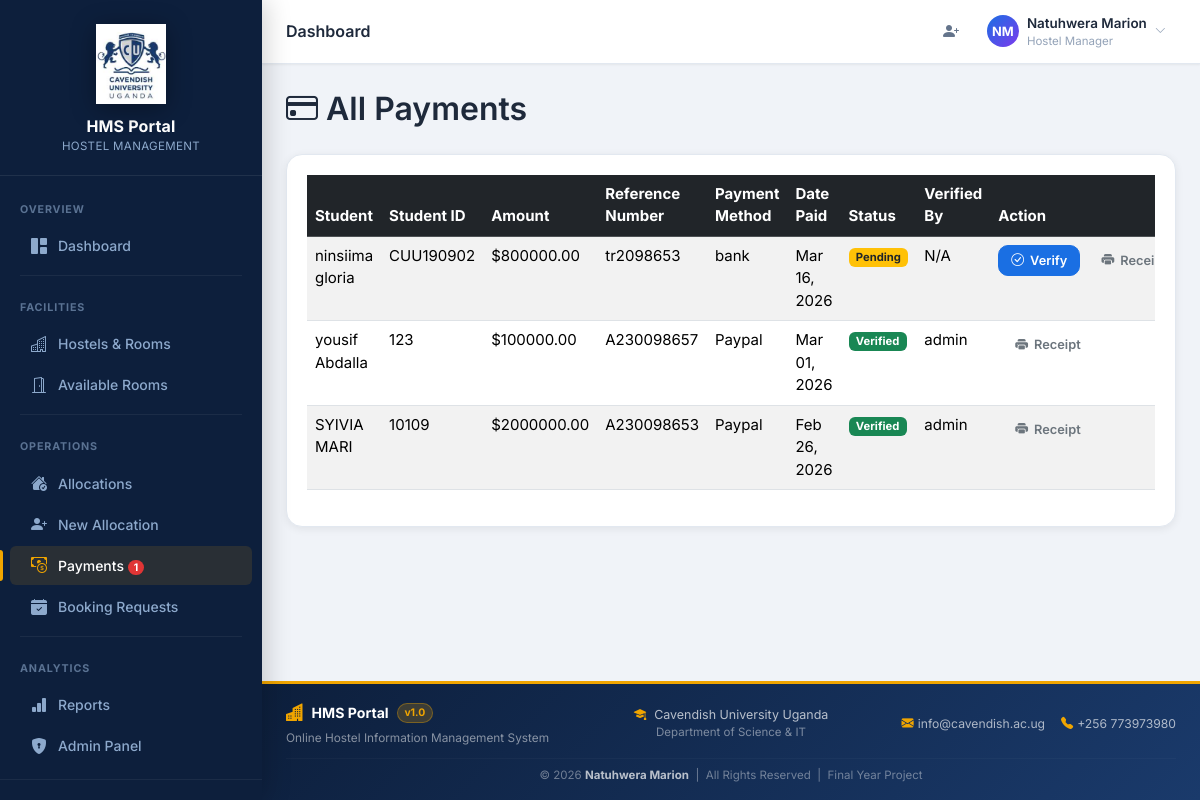
Page /payments/ (signed in) on the committed database.
### users/models.py (models this page shows, shortened)
class CustomUser(AbstractUser):
    is_student = models.BooleanField(default=False, help_text="Designates if user is a student")
    is_manager = models.BooleanField(default=False, help_text="Designates if user is a hostel manager/admin")
    department = models.CharField(max_length=100, blank=True, null=True)
    level = models.CharField(max_length=20, blank=True, null=True, help_text="e.g., 100, 200, 300, 400")
    phone_number = models.CharField(max_length=15, blank=True, null=True)
    student_id = models.CharField(max_length=50, unique=True, blank=True, null=True)
    date_of_birth = models.DateField(blank=True, null=True)
    gender = models.CharField(max_length=10, choices=[('Male', 'Male'), ('Female', 'Female')], blank=True, null=True)
    photo = models.ImageField(upload_to='profile_photos/', blank=True, null=True, help_text="Profile photo")
    class Meta:
        verbose_name = "User"
        verbose_name_plural = "Users"

### payments/models.py (models this page shows, shortened)
class Payment(models.Model):
    STATUS_CHOICES = [
        ('pending', 'Pending'),
        ('verified', 'Verified'),
        ('rejected', 'Rejected'),
    ]
    user = models.ForeignKey(settings.AUTH_USER_MODEL, on_delete=models.CASCADE, related_name='payments')
    amount = models.DecimalField(max_digits=10, decimal_places=2, validators=[MinValueValidator(Decimal('0.01'))])
    reference_number = models.CharField(max_length=100, unique=True, help_text="Payment reference/transaction ID")
    date_paid = models.DateTimeField(auto_now_add=True)
    date_verified = models.DateTimeField(blank=True, null=True)
    status = models.CharField(max_length=20, choices=STATUS_CHOICES, default='pending')
    academic_year = models.CharField(max_length=20, blank=True, null=True, help_text="e.g., 2023/2024")
    payment_method = models.CharField(max_length=50, blank=True, null=True, help_text="e.g., Bank Transfer, Card, Cash")
    notes = models.TextField(blank=True, null=True)
    verified_by = models.ForeignKey(
        settings.AUTH_USER_MODEL,
        on_delete=models.SET_NULL,
        null=True,
        blank=True,
        related_name='verified_payments'
    )
    receipt = models.FileField(
        upload_to='payment_receipts/',
        blank=True,
        null=True,
        help_text="Proof of payment (image or PDF)"
    )
    class Meta:
        ordering = ['-date_paid']
        verbose_name = "Payment"
        verbose_name_plural = "Payments"

### payments/views.py (the view)
# urls.py: path('', views.payment_list, name='payment_list'),
@login_required
@manager_required
def payment_list(request):
    qs = Payment.objects.select_related('user', 'verified_by').all()
    paginator = Paginator(qs, 20)
    page_obj = paginator.get_page(request.GET.get('page'))
    return render(request, 'payments/payment_list.html', {'page_obj': page_obj})

### users/context_processors.py (called while the page is built)
def sidebar_counts(request):
    if not request.user.is_authenticated:
        return {}
    if not (request.user.is_manager or request.user.is_staff):
        return {}
    from payments.models import Payment
    from allocations.models import BookingRequest
    return {
        'pending_payments_count': Payment.objects.filter(status='pending').count(),
        'pending_booking_requests_count': BookingRequest.objects.filter(status='pending').count(),
    }

### templates/payments/payment_list.html (shortened to what this page needs)
{% extends 'base.html' %}
{% block content %}
<h2 class="mb-4"><i class="bi bi-credit-card"></i> All Payments</h2>
<div class="card">
    <div class="card-body">
        {% if page_obj %}
            <div class="table-responsive">
                <table class="table table-striped table-hover">
                    <thead class="table-dark">
                        <tr>
                            <th>Student</th>
                            <th>Student ID</th>
                            <th>Amount</th>
                            <th>Reference Number</th>
                            <th>Payment Method</th>
                            <th>Date Paid</th>
                            <th>Status</th>
                            <th>Verified By</th>
                            <th>Action</th>
                        </tr>
                    </thead>
                    <tbody>
                        {% for payment in page_obj %}
                            <tr>
                                <td>{{ payment.user.get_full_name }}</td>
                                <td>{{ payment.user.student_id|default:payment.user.username }}</td>
                                <td>${{ payment.amount }}</td>
                                <td>{{ payment.reference_number }}</td>
                                <td>{{ payment.payment_method|default:"N/A" }}</td>
                                <td>{{ payment.date_paid|date:"M d, Y" }}</td>
                                <td>
                                    {% if payment.status == 'verified' %}
                                        <span class="badge bg-success">Verified</span>
                                    {% elif payment.status == 'pending' %}
                                        <span class="badge bg-warning text-dark">Pending</span>
                                    {% else %}
                                        <span class="badge bg-danger">Rejected</span>
                                    {% endif %}
                                </td>
                                <td>{{ payment.verified_by.username|default:"N/A" }}</td>
                                <td style="white-space:nowrap;">
                                    {% if payment.status == 'pending' %}
                                        <a href="{% url 'verify_payment' payment.id %}" class="btn btn-sm btn-primary">
                                            <i class="bi bi-check-circle"></i> Verify
                                        </a>
                                    {% endif %}
                                    <a href="{% url 'payment_receipt' payment.id %}" class="btn btn-sm btn-outline-secondary ms-1" title="Print Receipt">
                                        <i class="bi bi-printer-fill"></i> Receipt
                                    </a>
                                </td>
                            </tr>
                        {% endfor %}
                    </tbody>
                </table>
            </div>
        {% else %}
            <div class="alert alert-info">
                <i class="bi bi-info-circle"></i> No payments found.
            </div>
        {% endif %}
    </div>
</div>
{% endblock %}

### templates/base.html (shortened to what this page needs)
{% load static %}
<!DOCTYPE html>
<html lang="en">
<head>
  <link href="https://cdn.jsdelivr.net/npm/bootstrap@5.3.2/dist/css/bootstrap.min.css" rel="stylesheet">
  <link href="https://cdn.jsdelivr.net/npm/bootstrap-icons@1.11.3/font/bootstrap-icons.min.css" rel="stylesheet">
  <link href="{% static 'css/style.css' %}" rel="stylesheet">
</head>
<body>
{% if user.is_authenticated %}
<div class="app-layout">
  <aside class="sidebar" id="sidebar">
    <div class="sb-brand" style="flex-direction:column;align-items:center;text-align:center;padding:24px 16px 20px;gap:10px;">
      <img src="{% static 'images/logo.png' %}" alt="HMS Logo"
           style="width:100%;max-width:160px;height:80px;object-fit:contain;filter:drop-shadow(0 4px 12px rgba(0,0,0,.35));">
      <div class="sb-brand-text">
        <span class="sb-brand-name" style="font-size:1rem;">HMS Portal</span>
        <span class="sb-brand-sub">Hostel Management</span>
      </div>
    </div>
    <nav class="sb-nav">
      {% if user.is_manager or user.is_staff %}
      <div class="sb-section-title">Overview</div>
      <a href="{% url 'admin_dashboard' %}"
         class="sb-link {% if request.resolver_match.url_name == 'admin_dashboard' %}active{% endif %}">
        <i class="bi bi-grid-1x2-fill sb-icon"></i>
        <span>Dashboard</span>
      </a>
      <div class="sb-divider"></div>
      <div class="sb-section-title">Facilities</div>
      <a href="{% url 'hostel_list' %}"
         class="sb-link {% if 'hostel' in request.resolver_match.url_name %}active{% endif %}">
        <i class="bi bi-buildings sb-icon"></i>
        <span>Hostels &amp; Rooms</span>
      </a>
      <a href="{% url 'available_rooms' %}"
         class="sb-link {% if request.resolver_match.url_name == 'available_rooms' %}active{% endif %}">
        <i class="bi bi-door-open sb-icon"></i>
        <span>Available Rooms</span>
      </a>
      <div class="sb-divider"></div>
      <div class="sb-section-title">Operations</div>
      <a href="{% url 'allocation_list' %}"
         class="sb-link {% if request.resolver_match.url_name == 'allocation_list' %}active{% endif %}">
        <i class="bi bi-house-check-fill sb-icon"></i>
        <span>Allocations</span>
      </a>
      <a href="{% url 'create_allocation' %}"
         class="sb-link {% if request.resolver_match.url_name == 'create_allocation' %}active{% endif %}">
        <i class="bi bi-person-plus-fill sb-icon"></i>
        <span>New Allocation</span>
      </a>
      <a href="{% url 'payment_list' %}"
         class="sb-link {% if request.resolver_match.url_name == 'payment_list' %}active{% endif %}">
        <i class="bi bi-cash-coin sb-icon"></i>
        <span>Payments
          {% if pending_payments_count and pending_payments_count > 0 %}
            <span class="sb-badge">{{ pending_payments_count }}</span>
          {% endif %}
        </span>
      </a>
      <a href="{% url 'booking_requests_admin' %}"
         class="sb-link {% if request.resolver_match.url_name == 'booking_requests_admin' %}active{% endif %}">
        <i class="bi bi-calendar-check-fill sb-icon"></i>
        <span>Booking Requests
        </span>
      </a>
      <div class="sb-divider"></div>
      <div class="sb-section-title">Analytics</div>
      <a href="{% url 'reports_dashboard' %}"
         class="sb-link {% if 'report' in request.resolver_match.url_name %}active{% endif %}">
        <i class="bi bi-bar-chart-fill sb-icon"></i>
        <span>Reports</span>
      </a>
      <a href="/admin/" class="sb-link">
        <i class="bi bi-shield-lock-fill sb-icon"></i>
        <span>Admin Panel</span>
      </a>
      {% endif %}
    </nav>
    <div class="sb-footer">
      <div class="sb-user" style="cursor:default;">
      </div>
    </div>
  </aside>
  <div class="main-wrapper">
    <header class="topbar">
      <div>
        {% block page_title %}<span class="topbar-title">{% block breadcrumb %}Dashboard{% endblock %}</span>{% endblock %}
      </div>
      <div class="topbar-actions">
        {% if user.is_manager or user.is_staff %}
        <a href="{% url 'create_allocation' %}" class="topbar-btn" title="New Allocation">
          <i class="bi bi-person-plus-fill"></i>
        </a>
        {% endif %}
        <div class="dropdown">
          <div class="topbar-user" data-bs-toggle="dropdown" aria-expanded="false" style="cursor:pointer;">
            {% if user.photo %}
            <img src="{{ user.photo.url }}" alt="photo"
                 style="width:36px;height:36px;border-radius:50%;object-fit:cover;flex-shrink:0;">
            {% else %}
            <div class="topbar-avatar">{{ user.get_full_name|slice:":1"|upper }}{{ user.last_name|slice:":1"|upper }}</div>
            {% endif %}
            <div class="d-none d-md-block">
              <div class="topbar-username">{{ user.get_full_name|default:user.username }}</div>
              <div class="topbar-role">
                {% if user.is_manager or user.is_staff %}Hostel Manager{% else %}Student{% endif %}
              </div>
            </div>
            <i class="bi bi-chevron-down d-none d-md-block" style="font-size:.7rem;color:var(--text-3);"></i>
          </div>
        </div>
      </div>
    </header>
    <main class="content-area">
      {% block content %}{% endblock %}
    </main>
    <footer style="background:linear-gradient(135deg,#0d1f3c 0%,#1a3a6b 100%);color:#fff;border-top:3px solid #f0a500;">
      <div class="container-fluid px-4 py-3">
        <div class="row align-items-center gy-2 text-center text-md-start">
          <div class="col-md-4">
            <div class="d-flex align-items-center gap-2 justify-content-center justify-content-md-start">
              <i class="bi bi-buildings-fill" style="color:#f0a500;font-size:1.1rem;"></i>
              <span class="fw-bold" style="font-size:.88rem;">HMS Portal</span>
              <span class="badge rounded-pill" style="background:rgba(240,165,0,.2);color:#f0a500;font-size:.65rem;border:1px solid rgba(240,165,0,.35);">v1.0</span>
            </div>
            <div class="mt-1" style="font-size:.74rem;color:rgba(255,255,255,.5);">Online Hostel Information Management System</div>
          </div>
          <div class="col-md-4 text-center">
            <div class="d-flex align-items-center justify-content-center gap-2" style="font-size:.78rem;color:rgba(255,255,255,.7);">
              <i class="bi bi-mortarboard-fill" style="color:#f0a500;"></i>
              <span>Cavendish University Uganda</span>
            </div>
            <div style="font-size:.72rem;color:rgba(255,255,255,.45);">Department of Science &amp; IT</div>
          </div>
          <div class="col-md-4 text-md-end text-center">
            <div class="d-flex flex-wrap justify-content-center justify-content-md-end gap-3">
              <span style="font-size:.76rem;color:rgba(255,255,255,.65);">
                <i class="bi bi-envelope-fill me-1" style="color:#f0a500;"></i>info@cavendish.ac.ug
              </span>
              <span style="font-size:.76rem;color:rgba(255,255,255,.65);">
                <i class="bi bi-telephone-fill me-1" style="color:#f0a500;"></i>+256 773973980
              </span>
            </div>
          </div>
        </div>
        <hr style="border-color:rgba(255,255,255,.1);margin:10px 0 8px;">
        <p class="text-center mb-0" style="font-size:.72rem;color:rgba(255,255,255,.4);">
          &copy; 2026 <strong style="color:rgba(255,255,255,.7);">Natuhwera Marion</strong> &nbsp;|&nbsp; All Rights Reserved &nbsp;|&nbsp; Final Year Project
        </p>
      </div>
    </footer>
  </div>
</div>
{% endif %}
</body>
</html>

### rows in the picture
CustomUser: get_full_name "N", last_name "M", get_full_name "Natuhwera Marion"
Payment: user.get_full_name "ninsiima gloria", user.student_id "CUU190902", amount "800000.00", reference_number "tr2098653", payment_method "bank", date_paid "Mar 16, 2026", status "Pending", verified_by.username "N/A"
Payment: user.get_full_name "yousif Abdalla", user.student_id "123", amount "100000.00", reference_number "A230098657", payment_method "Paypal", date_paid "Mar 01, 2026", status "Verified", verified_by.username "admin"
Payment: user.get_full_name "SYIVIA MARI", user.student_id "10109", amount "2000000.00", reference_number "A230098653", payment_method "Paypal", date_paid "Feb 26, 2026", status "Verified", verified_by.username "admin"

### other values in the picture
{{ pending_payments_count }} "1"
